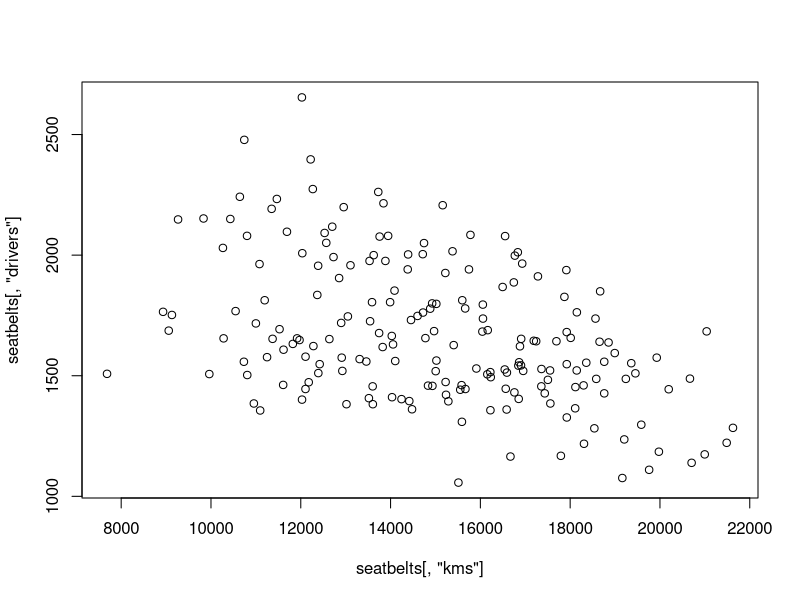
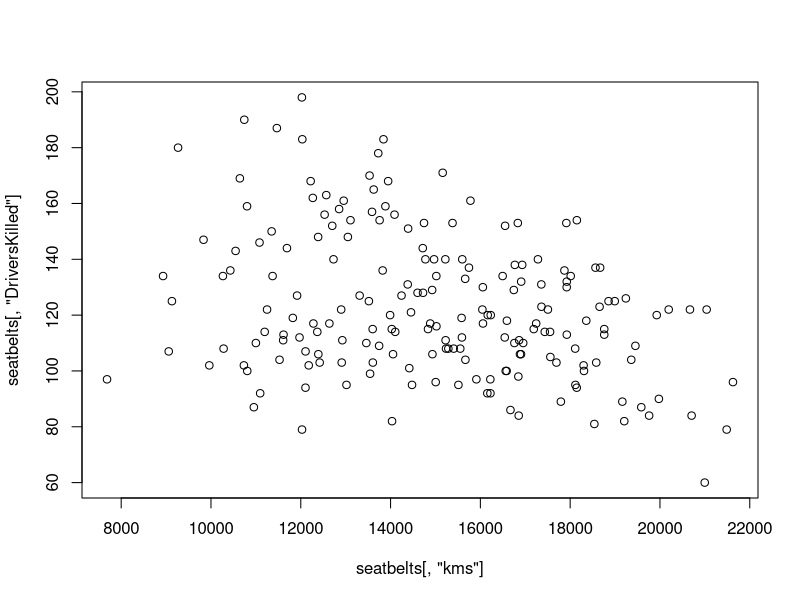
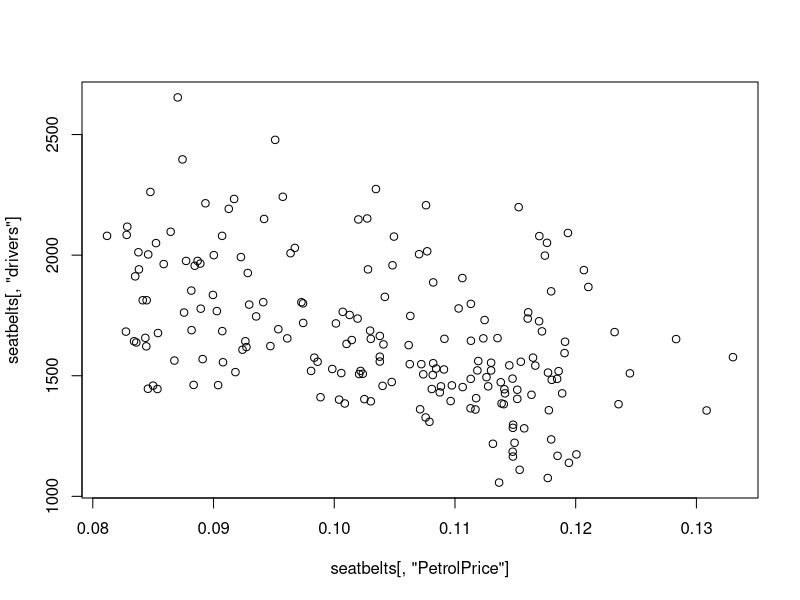
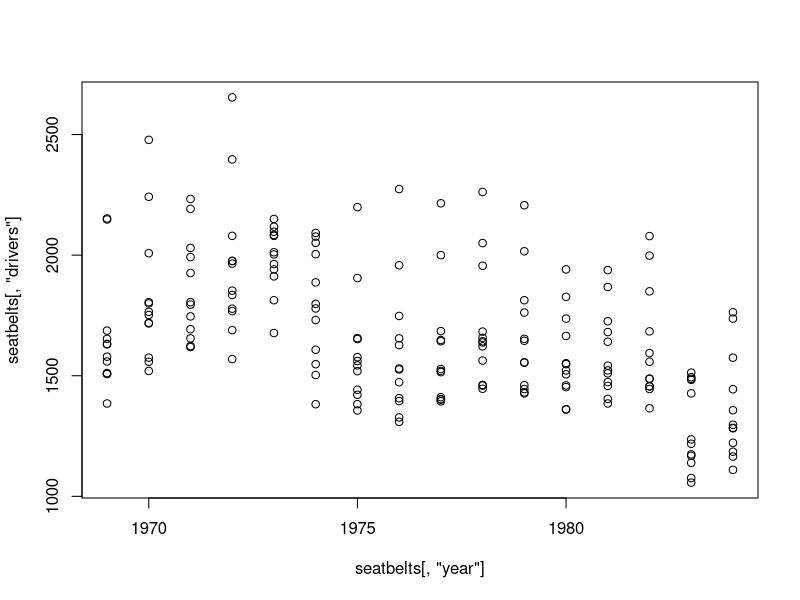
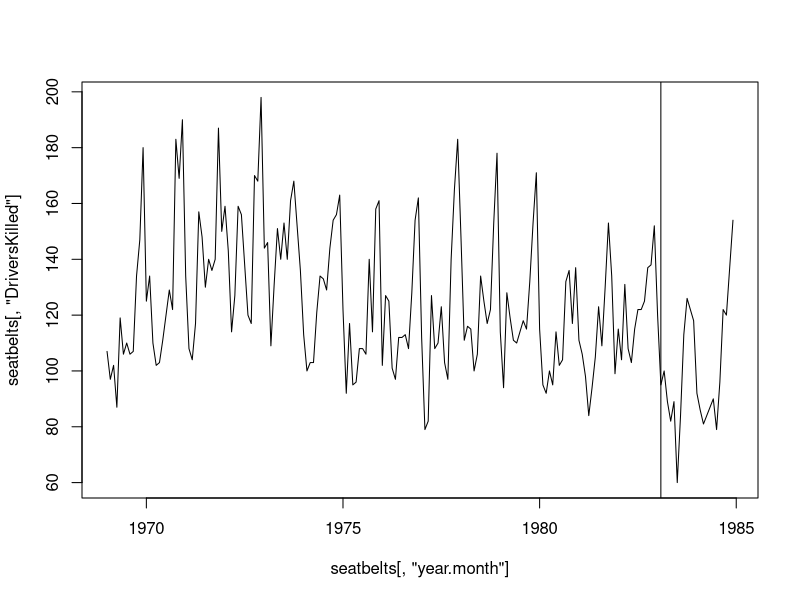
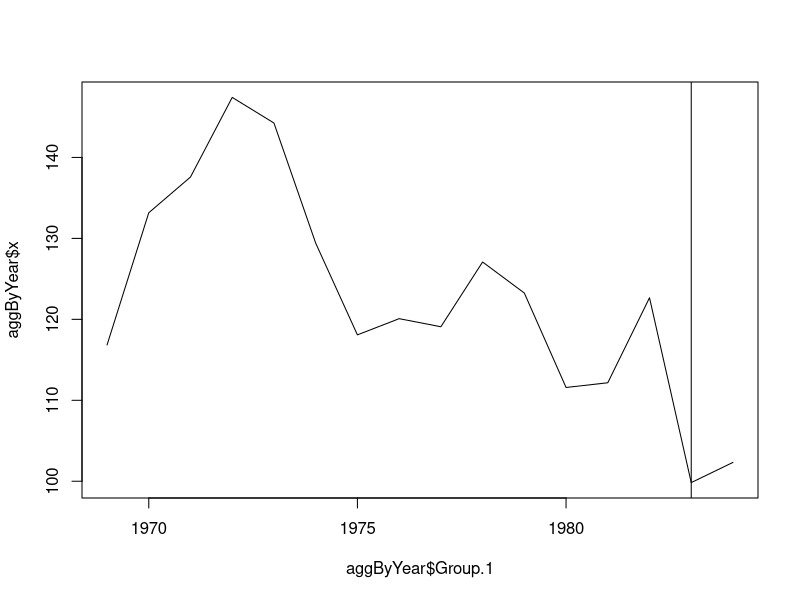

Here is the R script that generated these plots, in order:
## ---- chunk 1
setwd("~/imt573_work/lab01")
seatbelts <- read.csv("seatbelts.csv")
## ---- chunk 2
head(seatbelts)
## ---- chunk 3
paste("Seatbelts rows and columns")
dim(seatbelts)
paste("Seatbelts column names")
colnames(seatbelts)
paste("Seatbelts class type")
class(seatbelts)
## ---- chunk 4
summary(seatbelts)
## ---- chunk 5
paste("Mean of driver's killed")
mean(seatbelts[,"DriversKilled"])
paste("Mean of driver's killed between years 1969 and 1970")
mean(seatbelts[ seatbelts[,"year"]>=1969 & seatbelts[,"year"]<=1970 , "DriversKilled"])
## ---- chunk 6
paste("Mean by years")
by(seatbelts[, "DriversKilled"], seatbelts[,"year"], mean)
## ---- chunk 7
plot(seatbelts[,"kms"], seatbelts[,"drivers"])
## ---- chunk 8
paste("Mean of drivers killed in 1970")
mean(seatbelts[ seatbelts[,"year"]==1970, "DriversKilled"])
# 133.1667
paste("Mean of drivers killed in 1978")
mean(seatbelts[ seatbelts[,"year"]==1978, "DriversKilled"])
# 127.0833
paste("Mean of rear passengers killed in 1972")
mean(seatbelts[ seatbelts[,"year"]==1972, "rear"])
# 439.4167
paste("Mean of rear passengers killed in 1980")
mean(seatbelts[ seatbelts[,"year"]==1980, "rear"])
# 368.4167
## ---- chunk 9
plot(seatbelts[,"kms"], seatbelts[,"DriversKilled"])
plot(seatbelts[,"PetrolPrice"], seatbelts[,"drivers"])

plot(seatbelts[,"year"], seatbelts[,"drivers"])
## ---- chunk 10
max(seatbelts[Seatbelts[,"law"]==0 ,"year.month"])
min(seatbelts[Seatbelts[,"law"]==1 ,"year.month"])

## ---- chunk 11
plot(seatbelts[,"year.month"],seatbelts[,"DriversKilled"], type='l')
abline(v="1983.083")
## ---- chunk 12
#plot(unique(seatbelts[,"year"]),mean(seatbelts[,"DriversKilled"]))

aggByYear <- aggregate(seatbelts$DriversKilled, by=list(seatbelts$year), FUN=mean)
plot(aggByYear$Group.1,aggByYear$x,type='l')
abline(v="1983")
